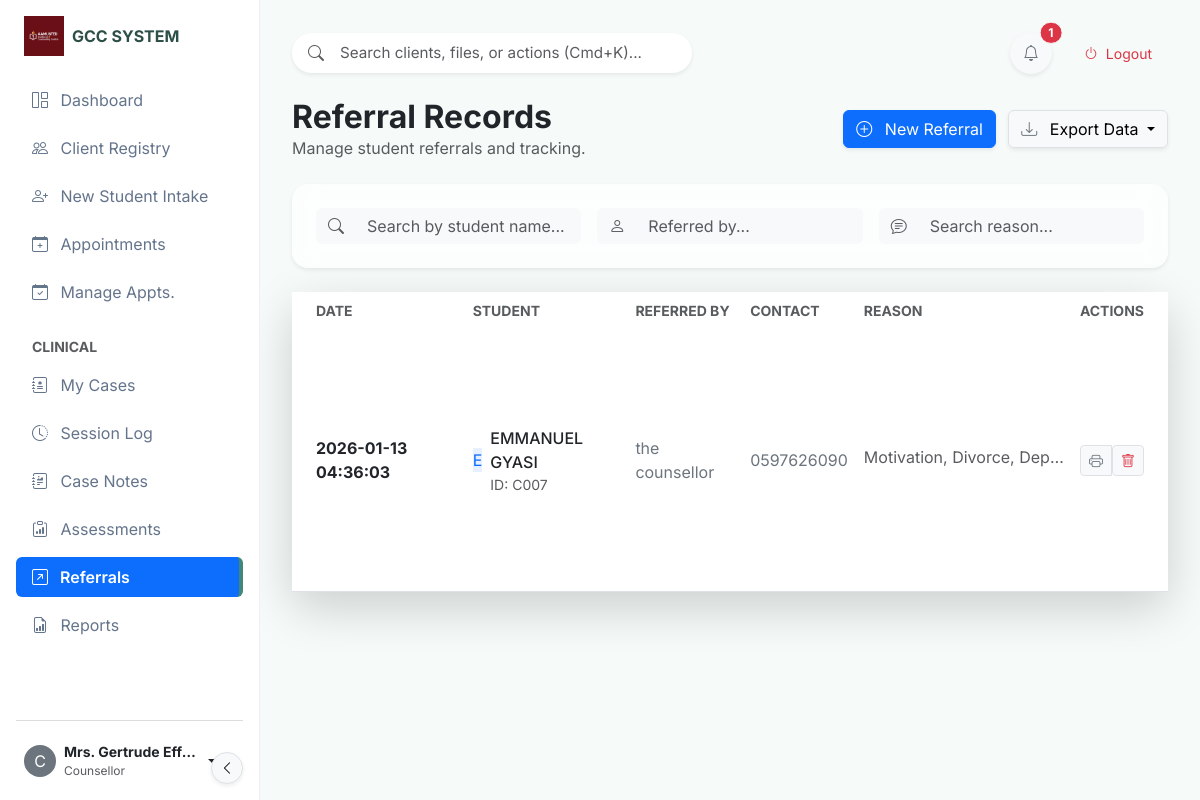
/all_referrals (signed in), run on an earlier commit of the app's database.
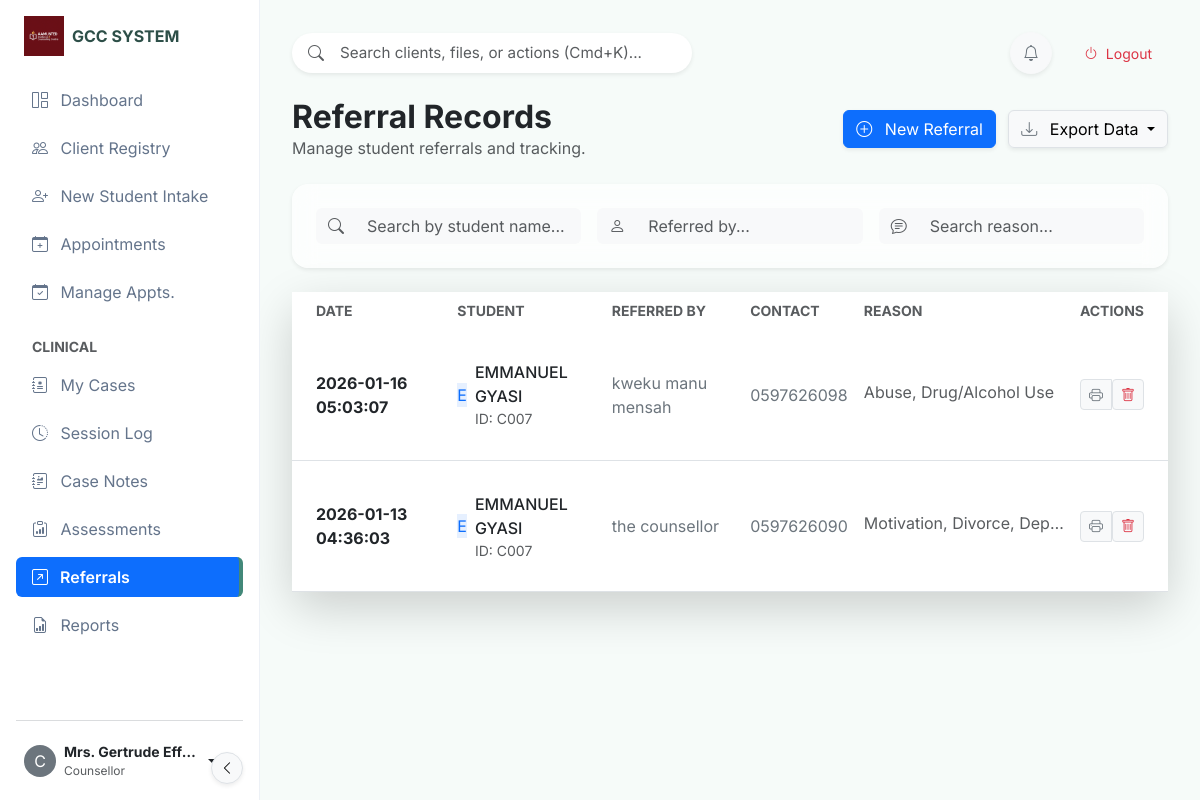
And on a later commit of the database.
### tables this page shows
CREATE TABLE Referral (
            id INTEGER PRIMARY KEY AUTOINCREMENT,
            session_id INTEGER,
            referred_by TEXT,
            contact TEXT,
            reasons TEXT,
            created_at TIMESTAMP DEFAULT CURRENT_TIMESTAMP, action_taken TEXT, outcome TEXT, updated_at TIMESTAMP, last_modified_by TEXT, is_deleted BOOLEAN DEFAULT 0, sync_status TEXT DEFAULT 'pending', global_id TEXT,
            FOREIGN KEY (session_id) REFERENCES Session(id)
        );

CREATE TABLE "Student" (
	"id"	INTEGER,
	"name"	TEXT NOT NULL UNIQUE,
	"age"	INTEGER,
	"gender"	INTEGER,
	"program"	TEXT,
	"contact"	TEXT,
	"created_at"	TIMESTAMP DEFAULT CURRENT_TIMESTAMP,
	"index_number"	TEXT,
	"department"	TEXT,
	"programme"	TEXT,
	"parent_contact"	INTEGER, faculty TEXT, hall_of_residence TEXT, updated_at TIMESTAMP, last_modified_by TEXT, is_deleted BOOLEAN DEFAULT 0, sync_status TEXT DEFAULT 'pending', global_id TEXT,
	PRIMARY KEY("id")
);

### app.py (the view)
@app.route('/all_referrals')
@login_required
def all_referrals():
    try:
        ensure_database_initialized()
        conn = get_db_connection()
        if conn is None:
            flash('Database connection failed. Please restart the application.', 'error')
            return redirect(url_for('dashboard'))
        referrals = []
        try:
            referrals_raw = conn.execute('''
                SELECT r.id, r.session_id, r.referred_by, r.contact, r.reasons, r.created_at,
                               st.id as student_db_id, st.name as student_name, st.contact as student_contact, st.index_number
                FROM Referral r
                JOIN session sess ON r.session_id = sess.id
                JOIN Appointment a ON sess.appointment_id = a.id
                JOIN Student st ON a.student_id = st.id
                ORDER BY r.created_at DESC
            ''').fetchall()
            referrals = []
            for ref in referrals_raw:
                ref_dict = dict(ref)
                student_db_id = ref_dict.get('student_db_id', 0)
                professional_id = f"C{student_db_id:03d}"  # C001, C002, etc.
                ref_dict['professional_id'] = professional_id
                referrals.append(ref_dict)
        except Exception as e:
            print(f"[REFERRALS] Error getting referrals: {e}")
            referrals = []
        finally:
            try:
                conn.close()
            except Exception:
                pass
        return render_template('referrals.html', referrals=referrals)
    except Exception as e:
        print(f"[REFERRALS] Unexpected error: {e}")
        import traceback
        traceback.print_exc()
        flash('Error loading referrals. Please try again.', 'error')
        return redirect(url_for('dashboard'))

### app.py (called while the page is built, shortened)
def ensure_database_initialized():
    global _db_initialization_lock, _db_initialized
    if _db_initialized:
        return

@app.context_processor
def inject_now():
    return {'now': datetime.utcnow()}

def login_required(f):
    @wraps(f)
    def decorated_function(*args, **kwargs):
        if 'logged_in' not in session:
            return redirect(url_for('welcome'))
        return f(*args, **kwargs)
    return decorated_function

@app.context_processor
def inject_node_info():
    return dict(node_config=node_config.load_config())

@app.context_processor
def inject_settings():
    try:
        conn = get_db_connection()
        settings_rows = conn.execute("SELECT setting_name, setting_value FROM app_settings").fetchall()
        conn.close()
        settings = {row['setting_name']: row['setting_value'] for row in settings_rows}
        return {'settings': settings}
    except:
        return {'settings': {}}

### templates/referrals.html (shortened to what the changed rows need)
{% extends "base_modern.html" %}
{% block content %}
<div class="row align-items-center mb-4">
    <div class="col-md-6">
        <h2 class="fw-bold mb-0 text-dark">Referral Records</h2>
    </div>
</div>
<div class="card card-glass border-0 shadow-lg">
    <div class="card-body p-0">
        <div class="table-responsive">
            <table class="table table-hover align-middle mb-0" id="referralsTable" style="min-height: 300px;">
                <thead class="bg-light">
                    <tr>
                        <th class="ps-4 text-uppercase small fw-bold text-muted border-0">Date</th>
                        <th class="text-uppercase small fw-bold text-muted border-0">Student</th>
                        <th class="text-uppercase small fw-bold text-muted border-0">Referred By</th>
                        <th class="text-uppercase small fw-bold text-muted border-0">Contact</th>
                        <th class="text-uppercase small fw-bold text-muted border-0">Reason</th>
                        <th class="text-end pe-4 text-uppercase small fw-bold text-muted border-0">Actions</th>
                    </tr>
                </thead>
                <tbody class="border-top-0">
                    {% for referral in referrals %}
                    <tr>
                        <td class="ps-4">
                            <span class="fw-bold text-dark">{{ referral.created_at }}</span>
                        </td>
                        <td>
                            <div class="d-flex align-items-center">
                                <div class="avatar-circle bg-primary bg-opacity-10 text-primary me-2">
                                    {{ referral.student_name[0] if referral.student_name else '?' }}
                                </div>
                                <div class="d-flex flex-column">
                                    <span class="fw-medium text-dark">{{ referral.student_name }}</span>
                                    <span class="small text-muted">ID: {{ referral.professional_id }}</span>
                                </div>
                            </div>
                        </td>
                        <td><span class="text-secondary">{{ referral.referred_by }}</span></td>
                        <td><span class="text-secondary">{{ referral.contact or 'N/A' }}</span></td>
                        <td>
                            <span class="d-inline-block text-truncate text-muted" style="max-width: 200px;"
                                title="{{ referral.reasons }}">
                                {{ referral.reasons }}
                            </span>
                        </td>
                        <td class="text-end pe-4">
                            <div class="btn-group">
                                <a href="{{ url_for('print_referral', id=referral.id) }}" target="_blank"
                                    class="btn btn-sm btn-light border btn-hover-lift" title="Print">
                                    <i class="bi bi-printer text-secondary"></i>
                                </a>
                                <form action="/delete_referral/{{ referral.id }}" method="POST" style="display:inline;"
                                    onsubmit="return confirm('Are you sure you want to delete this referral for {{ referral.student_name }}? This action cannot be undone!');">
                                    <button type="submit" class="btn btn-sm btn-light border btn-hover-lift text-danger"
                                        title="Delete">
                                        <i class="bi bi-trash"></i>
                                    </button>
                                </form>
                            </div>
                        </td>
                    </tr>
                    {% endfor %}
                </tbody>
            </table>
        </div>
    </div>
</div>
{% endblock %}

### templates/base_modern.html (shortened to what the changed rows need)
<!DOCTYPE html>
<html lang="en">
<head>
    <link href="https://cdn.jsdelivr.net/npm/bootstrap@5.3.0/dist/css/bootstrap.min.css" rel="stylesheet">
    <link rel="stylesheet" href="https://cdn.jsdelivr.net/npm/bootstrap-icons@1.10.0/font/bootstrap-icons.css">
    <link rel="stylesheet" href="{{ url_for('static', filename='css/modern_theme.css') }}">
</head>
<body>
    <main class="main-content">
        <div class="d-flex justify-content-between align-items-center mb-4">
            <div class="d-flex align-items-center gap-3">
                <div class="dropdown">
                    <button class="btn btn-light rounded-circle position-relative shadow-sm" type="button"
                        id="notifDropdown" data-bs-toggle="dropdown" aria-expanded="false"
                        style="width: 42px; height: 42px;">
                        <i class="bi bi-bell text-secondary"></i>
                        {% if unread_count and unread_count > 0 %}
                        <span
                            class="position-absolute top-0 start-100 translate-middle badge rounded-pill bg-danger border border-light">
                            {{ unread_count }}
                        </span>
                        {% endif %}
                    </button>
                </div>
            </div>
        </div>
        {% block content %}{% endblock %}
    </main>
</body>
</html>

What changed in the data, as far as the page shows it:
added Referral: created_at "2026-01-16 05:03:07", name "E", student_name "EMMANUEL GYASI", professional_id "C007", referred_by "kweku manu mensah", contact "0597626098", reasons "Abuse, Drug/Alcohol Use"
Also different on the page:
{{ unread_count }}: "1" → (not shown)
